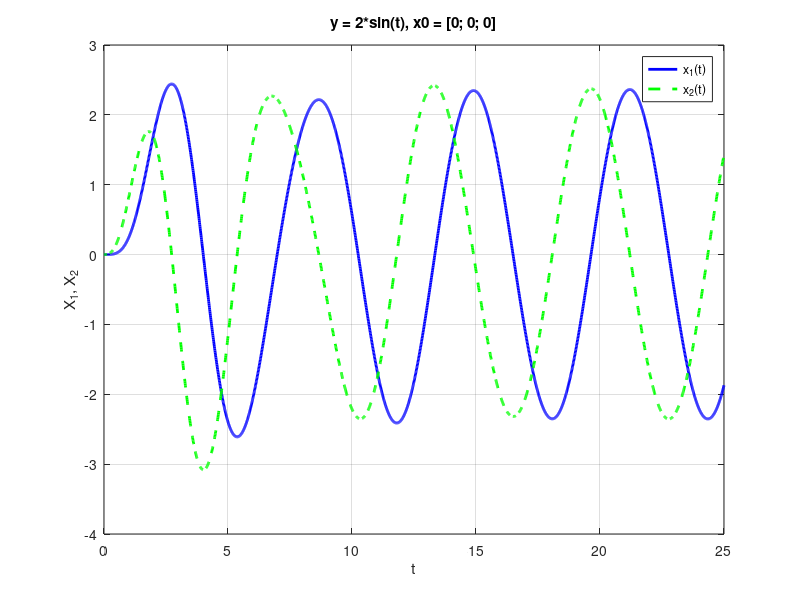

Source code (MATLAB):
clc;            % Очистка командного окна
clear all;      % Очистка всех переменных из рабочей области
close all;      % Закрытие всех открытых графиков

% Задание параметров системы
a0 = 5;
a1 = 4;
a2 = 2;
a3 = 1;
b0 = 5;

% Приведение системы к форме Коши
A = [0,      1,       0;
     0,      0,       1;
     -a0/a3, -a1/a3,  -a2/a3];

B = [0; 
     0; 
     b0/a3];

% Параметры моделирования
T = 25;                     % Общее время моделирования
h = 1e-2;                   % Шаг по времени
t = linspace(0, T, T/h);    % Временной вектор
x = zeros(3, length(t));    % Инициализация матрицы состояния

% Воздействие на систему
y = @(tx) 2 * sin(tx);      % Функция воздействия

% Начальные условия
x(:, 1) = [0; 0; 0];        % Начальные значения для x1, x2, x3

% Моделирование с использованием метода Рунге-Кутты 4-го порядка
for k = 2:length(t)
    % Вычисление первого приближения с учетом воздействия
    F1 = A * x(:, k-1) + B * y(t(k-1));

    % Вычисление второго приближения
    F2 = A * (x(:, k-1) + 2/3 * h * F1) + B * y(t(k-1) + 2/3 * h);

    % Обновление состояния
    x(:, k) = x(:, k-1) + h/4 * (F1 + 3 * F2);
end

% Построение графиков
figure;
plot(t, x(1, :), '-', 'Color', 'blue', 'LineWidth', 2);     % График x1
hold on;                                                    % Удерживаем текущую фигуру
plot(t, x(2, :), '--', 'Color', 'green', 'LineWidth', 2);   % График x2
grid on;                                                    % Включение сетки
xlabel('t');                                                % Подпись оси X
ylabel('X_1, X_2');                                         % Подпись оси Y
title('y = 2*sin(t), x0 = [0; 0; 0]');                      % Заголовок графика

% Добавление легенды
legend('x_1(t)', 'x_2(t)', 'Location', 'best');

% Создание папки graphics, если она не существует
folderName = 'graphics';
if ~exist(folderName, 'dir')
    mkdir(folderName);  % Создание папки
    fprintf('Папка "%s" была создана.\n', folderName);

else
    fprintf('Папка "%s" уже существует.\n', folderName);
end

% Сохранение графика в формате PNG
filePath = fullfile(folderName, 'plot_4.png'); % Полный путь к файлу
try
    saveas(gcf, filePath);
    fprintf('График успешно сохранен в "%s".\n', filePath);

catch ME
    fprintf('Ошибка при сохранении графика: %s\n', ME.message);
end
